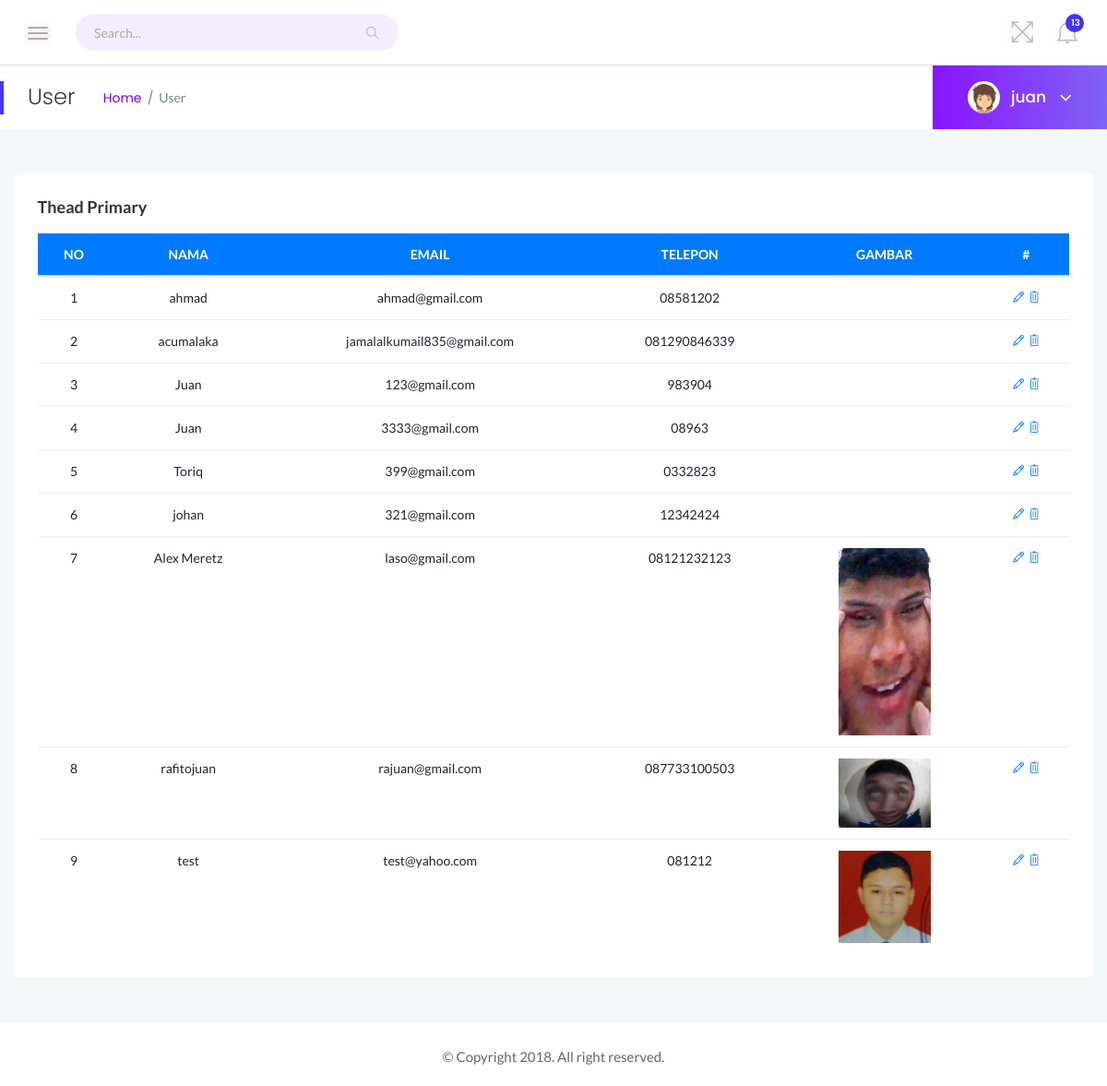
The app's page /admin/user.php (signed in) with its own data.
### tables this page shows
CREATE TABLE `user` (
  `id_user` int(11) NOT NULL,
  `nama` varchar(255) NOT NULL,
  `email` varchar(255) NOT NULL,
  `password` varchar(255) NOT NULL,
  `telp` varchar(13) NOT NULL,
  `gambar` varchar(255) NOT NULL
);

### admin/user.php (the view, shortened to what this page needs)
<?php
include "../function/function.php";
$query = mysqli_query($conn, "SELECT * FROM user");
?>
<!doctype html>
<html class="no-js" lang="en">
<head>
    <link rel="stylesheet" href="assets/css/bootstrap.min.css">
    <link rel="stylesheet" href="assets/css/font-awesome.min.css">
    <link rel="stylesheet" href="assets/css/themify-icons.css">
    <link rel="stylesheet" href="assets/css/metisMenu.css">
    <link rel="stylesheet" href="assets/css/owl.carousel.min.css">
    <link rel="stylesheet" href="assets/css/slicknav.min.css">
    <link rel="stylesheet" href="https://www.amcharts.com/lib/3/plugins/export/export.css" type="text/css" media="all" />
    <link rel="stylesheet" href="assets/css/typography.css">
    <link rel="stylesheet" href="assets/css/default-css.css">
    <link rel="stylesheet" href="assets/css/styles.css">
    <link rel="stylesheet" href="assets/css/responsive.css">
</head>
<body>
    <div class="page-container">
        <div class="main-content">
            <div class="header-area">
                <div class="row align-items-center">
                    <div class="col-md-6 col-sm-8 clearfix">
                        <div class="nav-btn pull-left">
                            <span></span>
                            <span></span>
                            <span></span>
                        </div>
                        <div class="search-box pull-left">
                            <form action="#">
                                <input type="text" name="search" placeholder="Search..." required>
                                <i class="ti-search"></i>
                            </form>
                        </div>
                    </div>
                    <div class="col-md-6 col-sm-4 clearfix">
                        <ul class="notification-area pull-right">
                            <li id="full-view"><i class="ti-fullscreen"></i></li>
                            <li class="dropdown">
                                <?php
                                $q1 = mysqli_query($conn, "SELECT COUNT(id_keluhan) as jumlah FROM keluhan_pelanggan WHERE status = 0");
                                $hasil = mysqli_fetch_array($q1);
                                ?>
                                <i class="ti-bell dropdown-toggle" data-toggle="dropdown">
                                    <span id="notif"><?= $hasil['jumlah'] ?></span>
                                </i>
                            </li>
                        </ul>
                    </div>
                </div>
            </div>
            <div class="page-title-area">
                <div class="row align-items-center">
                    <div class="col-sm-6">
                        <div class="breadcrumbs-area clearfix">
                            <h4 class="page-title pull-left">User</h4>
                            <ul class="breadcrumbs pull-left">
                                <li><a href="index.html">Home</a></li>
                                <li><span>User</span></li>
                            </ul>
                        </div>
                    </div>
                    <div class="col-sm-6 clearfix">
                        <div class="user-profile pull-right">
                            <img class="avatar user-thumb" src="assets/images/author/avatar.png" alt="avatar">
                            <h4 class="user-name dropdown-toggle" data-toggle="dropdown"><?= $_SESSION['username'] ?> <i class="fa fa-angle-down"></i></h4>
                        </div>
                    </div>
                </div>
            </div>
            <div class="main-content-inner">
                <div class="mt-5">
                    <div class="card">
                        <div class="card-body">
                            <h4 class="header-title">Thead Primary</h4>
                            <div class="single-table">
                                <div class="table-responsive">
                                    <table class="table text-center">
                                        <thead class="text-uppercase bg-primary">
                                            <tr class="text-white">
                                                <th scope="col">No</th>
                                                <th scope="col">Nama</th>
                                                <th scope="col">Email</th>
                                                <th scope="col">Telepon</th>
                                                <th scope="col">Gambar</th>
                                                <th scope="col">#</th>
                                            </tr>
                                        </thead>
                                        <tbody>
                                            <?php
                                            $no = 1;
                                            foreach ($query as $d) :
                                            ?>
                                                <tr>
                                                    <td><?= $no++; ?></td>
                                                    <td><?= $d['nama'] ?></td>
                                                    <td><?= $d['email'] ?></td>
                                                    <td><?= $d['telp'] ?></td>
                                                    <td>  <a href="..//user/asset /img_user/<?= $d['gambar']?>"><img src="../user/asset/img_user/<?= $d['gambar']?>" width="100" alt=""> </a> </td>
                                                    <td>
                                                        <a href="action/edit-user/edit.php?id=<?= $d['id_user'] ?>"><i class="ti-pencil"></i></a>
                                                        <a href="action/edit-user/delete.php?id=<?= $d['id_user'] ?>" onclick="return confirm('Yakin ingin menghapus?')"><i class="ti-trash"></i> </a>
                                                    </td>
                                                </tr>
                                            <?php
                                            endforeach;
                                            ?>
                                        </tbody>
                                    </table>
                                </div>
                            </div>
                        </div>
                    </div>
                </div>
            </div>
            <footer>
                <div class="footer-area">
                    <p>© Copyright 2018. All right reserved.</p>
                </div>
            </footer>
        </div>
</body>
</html>

### records on screen
user: nama "ahmad", email "ahmad@gmail.com", telp "08581202"
user: nama "acumalaka", email "jamalalkumail835@gmail.com", telp "081290846339"
user: nama "Juan", email "123@gmail.com", telp "983904"
user: nama "Juan", email "3333@gmail.com", telp "08963"
user: nama "Toriq", email "399@gmail.com", telp "0332823"
user: nama "johan", email "321@gmail.com", telp "12342424"
user: nama "Alex Meretz", email "laso@gmail.com", telp "08121232123", gambar (picture)
user: nama "rafitojuan", email "rajuan@gmail.com", telp "087733100503", gambar (picture)
user: nama "test", email "test@yahoo.com", telp "081212", gambar (picture)

### other values on screen
$hasil['jumlah'] "13"
$_SESSION['username'] "juan"
